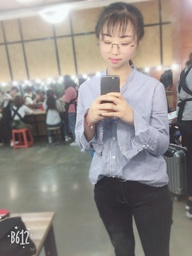
#> input picture photowall_520/images/12.jpg, 192 x 256 px, shrunk from 750 x 1000 before the run
$ python sumiao.py
#> lines starting #> are read from the running program, lines starting #| are printed output that depends on the picture
# 素描
from PIL import Image, ImageFilter, ImageOps

img = Image.open('./images/12.jpg')
#> img is the input picture: PIL image 192x256 RGB; mean R, G, B 144.6, 138.9, 134.4


def dodge(a, b, alpha):
    return min(int(a * 255 / (255 - b * alpha)), 255)


def draw(img, blur=25, alpha=1.0):
    # 图片转成灰色
#> called with blur = 25, alpha = 1
    img1 = img.convert('L')
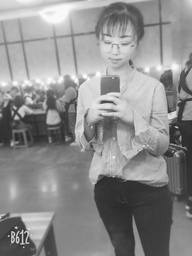
#> img1: PIL image 192x256 L; min 34, max 254, mean 140.1
    img2 = img1.copy()
    img2 = ImageOps.invert(img2)
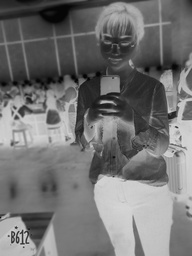
#> img2: PIL image 192x256 L; min 1, max 221, mean 114.9
    # 模糊度
    for i in range(blur):
        img2 = img2.filter(ImageFilter.BLUR)
#> this loop made 25 passes
#> pass 1, in draw, `img2 = img2.filter(ImageFilter.BLUR)`:
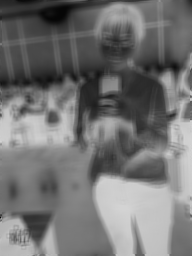
#> img2: PIL image 192x256 L; min 6, max 212, mean 114.9
#> after the loop:
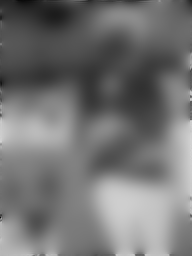
#> img2: PIL image 192x256 L; min 10, max 212, mean 115.2
    wd, hg = img1.size
#> wd = 192; hg = 256
    for x in range(wd):
        for y in range(hg):
            a = img1.getpixel((x, y))
            b = img2.getpixel((x, y))
            img1.putpixel((x, y), dodge(a, b, alpha))
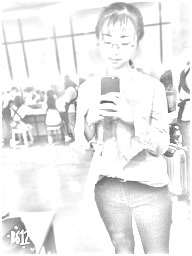
#> img1: PIL image 192x256 L; min 64, max 255, mean 236.2
    img1.show()
    img1.save('./image/sumiao.png')


draw(img)

$ run again, with photowall_520/images/21.jpg copied over photowall_520/images/12.jpg
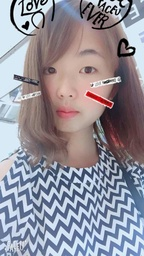
#> input picture photowall_520/images/21.jpg, 144 x 256 px, shrunk from 720 x 1280 before the run
#> img is the input picture: PIL image 144x256 RGB; mean R, G, B 146.8, 144.1, 154.5
#> after the loop in draw, `for i in range(blur):`:
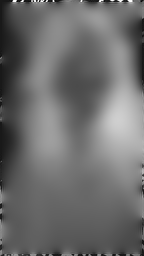
#> img2: PIL image 144x256 L; min 3, max 254, mean 108.7
#> after the loop in draw, `for x in range(wd):`:
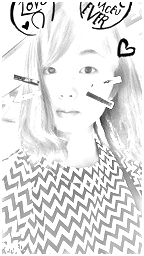
#> img1: PIL image 144x256 L; min 0, max 255, mean 225.3

$ run again, with photowall_520/images/4.jpg copied over photowall_520/images/12.jpg
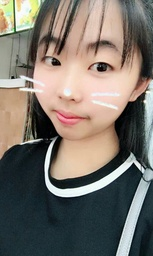
#> input picture photowall_520/images/4.jpg, 153 x 256 px, shrunk from 720 x 1203 before the run
#> img is the input picture: PIL image 153x256 RGB; mean R, G, B 120.8, 114.1, 105.9
#> after the loop in draw, `for i in range(blur):`:
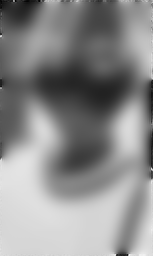
#> img2: PIL image 153x256 L; min 4, max 243, mean 139.8
#> after the loop in draw, `for x in range(wd):`:
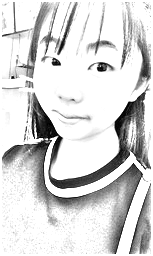
#> img1: PIL image 153x256 L; min 0, max 255, mean 214.2
